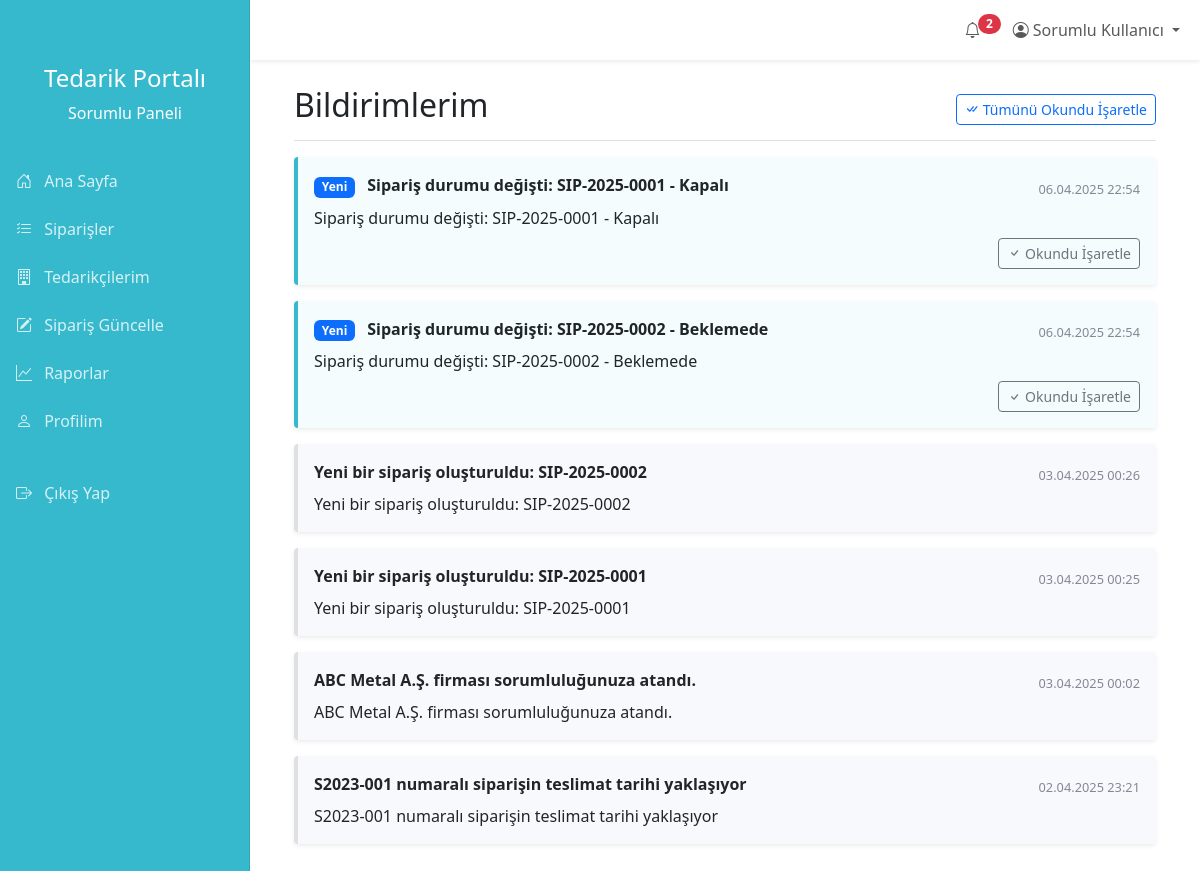
Page /sorumlu/bildirimler.php (signed in) on the committed database.
### tables this page shows
CREATE TABLE `bildirimler` (
  `id` int(11) NOT NULL,
  `kullanici_id` int(11) NOT NULL,
  `mesaj` text NOT NULL,
  `okundu` tinyint(1) DEFAULT 0,
  `bildirim_tarihi` datetime DEFAULT current_timestamp(),
  `ilgili_siparis_id` int(11) DEFAULT NULL,
  `ilgili_dokuman_id` int(11) DEFAULT NULL,
  `gonderen_id` int(11) NOT NULL
);

### config.php (called while the page is built, shortened)
<?php
function guvenli($data) {
    return htmlspecialchars($data, ENT_QUOTES, 'UTF-8');
}
function okunmamisBildirimSayisi($db, $kullanici_id) {
    $sql = "SELECT COUNT(*) FROM bildirimler WHERE kullanici_id = ? AND okundu = 0";
    $stmt = $db->prepare($sql);
    $stmt->execute([$kullanici_id]);
    return $stmt->fetchColumn();
}
?>

### sorumlu/bildirimler.php (the view, shortened to what this page needs)
<?php
require_once '../config.php';
$sorumlu_id = $_SESSION['kullanici_id'];
$bildirimler_sql = "SELECT b.*, k.ad_soyad as gonderen_adi
                   FROM bildirimler b
                   LEFT JOIN kullanicilar k ON b.gonderen_id = k.id
                   WHERE b.kullanici_id = ?
                   ORDER BY b.bildirim_tarihi DESC";
$bildirimler_stmt = $db->prepare($bildirimler_sql);
$bildirimler_stmt->execute([$sorumlu_id]);
$bildirimler = $bildirimler_stmt->fetchAll(PDO::FETCH_ASSOC);
$okunmamis_bildirim_sayisi = okunmamisBildirimSayisi($db, $sorumlu_id);
?>
<!DOCTYPE html>
<html lang="tr">
<head>
    <link rel="stylesheet" href="https://cdn.jsdelivr.net/npm/bootstrap@5.3.0/dist/css/bootstrap.min.css">
    <link rel="stylesheet" href="https://cdn.jsdelivr.net/npm/bootstrap-icons@1.10.0/font/bootstrap-icons.css">
</head>
<body>
    <nav class="sidebar col-md-3 col-lg-2 d-md-block text-white">
        <div class="pt-3 text-center mb-4">
            <h4>Tedarik Portalı</h4>
            <p>Sorumlu Paneli</p>
        </div>
        <div class="sidebar-sticky">
            <ul class="nav flex-column">
                <li class="nav-item">
                    <a class="nav-link" href="index.php">
                        <i class="bi bi-house-door"></i> Ana Sayfa
                    </a>
                </li>
                <li class="nav-item">
                    <a class="nav-link" href="siparisler.php">
                        <i class="bi bi-list-check"></i> Siparişler
                    </a>
                </li>
                <li class="nav-item">
                    <a class="nav-link" href="tedarikcilerim.php">
                        <i class="bi bi-building"></i> Tedarikçilerim
                    </a>
                </li>
                <li class="nav-item">
                    <a class="nav-link" href="siparis_guncelle.php">
                        <i class="bi bi-pencil-square"></i> Sipariş Güncelle
                    </a>
                </li>
                <li class="nav-item">
                    <a class="nav-link" href="raporlar.php">
                        <i class="bi bi-graph-up"></i> Raporlar
                    </a>
                </li>
                <li class="nav-item">
                    <a class="nav-link" href="profil.php">
                        <i class="bi bi-person"></i> Profilim
                    </a>
                </li>
                <li class="nav-item mt-4">
                    <a class="nav-link" href="../cikis.php">
                        <i class="bi bi-box-arrow-right"></i> Çıkış Yap
                    </a>
                </li>
            </ul>
        </div>
    </nav>
    <nav class="navbar navbar-expand-lg navbar-light">
        <div class="container-fluid">
            <div class="collapse navbar-collapse" id="navbarNav">
                <ul class="navbar-nav ms-auto">
                    <li class="nav-item dropdown">
                        <a class="nav-link dropdown-toggle" href="#" id="navbarDropdownBildirim" role="button" data-bs-toggle="dropdown">
                            <i class="bi bi-bell"></i>
                            <?php if ($okunmamis_bildirim_sayisi > 0): ?>
                                <span class="badge rounded-pill bg-danger badge-notification"><?= $okunmamis_bildirim_sayisi ?></span>
                            <?php endif; ?>
                        </a>
                    </li>
                    <li class="nav-item dropdown">
                        <a class="nav-link dropdown-toggle" href="#" id="navbarDropdownProfil" role="button" data-bs-toggle="dropdown">
                            <i class="bi bi-person-circle"></i> <?= guvenli($_SESSION['ad_soyad']) ?>
                        </a>
                    </li>
                </ul>
            </div>
        </div>
    </nav>
    <main>
        <div class="container-fluid">
            <div class="d-flex justify-content-between flex-wrap flex-md-nowrap align-items-center pt-3 pb-2 mb-3 border-bottom">
                <h1 class="h2">Bildirimlerim</h1>
                <div class="btn-toolbar mb-2 mb-md-0">
                    <?php if ($okunmamis_bildirim_sayisi > 0): ?>
                        <a href="bildirimler.php?okundu=1" class="btn btn-sm btn-outline-primary">
                            <i class="bi bi-check-all"></i> Tümünü Okundu İşaretle
                        </a>
                    <?php endif; ?>
                </div>
            </div>
            <div class="row">
                <div class="col-12">
                    <?php if (count($bildirimler) > 0): ?>
                        <?php foreach ($bildirimler as $bildirim): ?>
                            <div class="notification-item <?= $bildirim['okundu'] ? '' : 'unread' ?>">
                                <div class="d-flex justify-content-between align-items-center">
                                    <div class="notification-title">
                                        <?php if (!$bildirim['okundu']): ?>
                                            <span class="badge bg-primary me-2">Yeni</span>
                                        <?php endif; ?>
                                        <?= guvenli($bildirim['mesaj']) ?>
                                    </div>
                                    <div class="notification-time">
                                        <?= date('d.m.Y H:i', strtotime($bildirim['bildirim_tarihi'])) ?>
                                    </div>
                                </div>
                                <div class="notification-content">
                                    <?= nl2br(guvenli($bildirim['mesaj'])) ?>
                                </div>
                                <?php if (!empty($bildirim['link'])): ?>
                                    <div class="notification-action">
                                        <?php if (!$bildirim['okundu']): ?>
                                            <a href="bildirimler.php?bildirim_id=<?= $bildirim['id'] ?>&yonlendir=<?= urlencode($bildirim['link']) ?>" class="btn btn-sm btn-primary">
                                                <i class="bi bi-arrow-right"></i> Git
                                            </a>
                                        <?php else: ?>
                                            <a href="<?= guvenli($bildirim['link']) ?>" class="btn btn-sm btn-outline-primary">
                                                <i class="bi bi-arrow-right"></i> Git
                                            </a>
                                        <?php endif; ?>
                                    </div>
                                <?php elseif (!$bildirim['okundu']): ?>
                                    <div class="notification-action">
                                        <a href="bildirimler.php?bildirim_id=<?= $bildirim['id'] ?>" class="btn btn-sm btn-outline-secondary">
                                            <i class="bi bi-check"></i> Okundu İşaretle
                                        </a>
                                    </div>
                                <?php endif; ?>
                            </div>
                        <?php endforeach; ?>
                    <?php else: ?>
                        <div class="alert alert-info">
                            <i class="bi bi-info-circle"></i> Henüz bildiriminiz bulunmamaktadır.
                        </div>
                    <?php endif; ?>
                </div>
            </div>
        </div>
    </main>
</body>
</html>

### sorumlu/bildirimler.php (style rules this page uses)
.sidebar { position: fixed; top: 0; bottom: 0; left: 0; z-index: 100; padding: 48px 0 0; box-shadow: inset -1px 0 0 rgba(0, 0, 0, .1); background-color: #36b9cc; transition: all 0.3s; width: 250px; }
.sidebar-sticky { position: relative; top: 0; height: calc(100vh - 48px); padding-top: 0.5rem; overflow-x: hidden; overflow-y: auto; }
.sidebar .nav-link { color: rgba(255, 255, 255, 0.8); padding: 0.75rem 1rem; transition: all 0.2s; }
.sidebar .nav-link i { margin-right: 0.5rem; }
main { margin-left: 250px; padding: 2rem; padding-top: 70px; transition: all 0.3s; }
.navbar { position: fixed; top: 0; right: 0; left: 250px; z-index: 99; background-color: #fff !important; box-shadow: 0 0.125rem 0.25rem rgba(0, 0, 0, 0.075); transition: all 0.3s; height: 60px; }
.badge-notification { position: absolute; top: 0.25rem; right: 0.25rem; font-size: 0.75rem; }
.notification-item { border-left: 4px solid #e0e0e0; padding: 1rem; margin-bottom: 1rem; border-radius: 0.25rem; background-color: #f8f9fc; box-shadow: 0 0.125rem 0.25rem rgba(0, 0, 0, 0.075); transition: all 0.2s; }
.notification-item.unread { border-left-color: #36b9cc; background-color: rgba(54, 185, 204, 0.05); }
.notification-time { font-size: 0.8rem; color: #858796; }
.notification-title { font-weight: 600; margin-bottom: 0.5rem; }
.notification-action { display: flex; justify-content: flex-end; margin-top: 0.5rem; }

### rows in the picture
bildirimler: okundu "Yeni", mesaj "Sipariş durumu değişti: SIP-2025-0001 - Kapalı", bildirim_tarihi "06.04.2025 22:54"
bildirimler: okundu "Yeni", mesaj "Sipariş durumu değişti: SIP-2025-0002 - Beklemede", bildirim_tarihi "06.04.2025 22:54"
bildirimler: mesaj "Yeni bir sipariş oluşturuldu: SIP-2025-0002", bildirim_tarihi "03.04.2025 00:26"
bildirimler: mesaj "Yeni bir sipariş oluşturuldu: SIP-2025-0001", bildirim_tarihi "03.04.2025 00:25"
bildirimler: mesaj "ABC Metal A.Ş. firması sorumluluğunuza atandı.", bildirim_tarihi "03.04.2025 00:02"
bildirimler: mesaj "S2023-001 numaralı siparişin teslimat tarihi yaklaşıyor", bildirim_tarihi "02.04.2025 23:21"

### other values in the picture
$okunmamis_bildirim_sayisi "2"
guvenli($_SESSION['ad_soyad']) "Sorumlu Kullanıcı"
